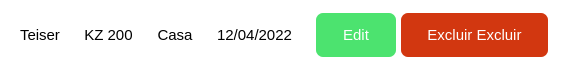
              <widget class="QFrame" name="frame_186">
               <property name="maximumSize">
                <size>
                 <width>16777215</width>
                 <height>70</height>
                </size>
               </property>
               <property name="styleSheet">
                <string notr="true">QFrame{
background-color: rgb(255, 255, 255);
border-radius:10px;}</string>
               </property>
               <property name="frameShape">
                <enum>QFrame::StyledPanel</enum>
               </property>
               <property name="frameShadow">
                <enum>QFrame::Raised</enum>
               </property>
               <layout class="QHBoxLayout" name="horizontalLayout_52">
                <item>
                 <widget class="QFrame" name="frame_187">
                  <property name="styleSheet">
                   <string notr="true"/>
                  </property>
                  <property name="frameShape">
                   <enum>QFrame::StyledPanel</enum>
                  </property>
                  <property name="frameShadow">
                   <enum>QFrame::Raised</enum>
                  </property>
                  <layout class="QHBoxLayout" name="horizontalLayout_55">
                   <item>
                    <widget class="QLabel" name="label_61">
                     <property name="font">
                      <font>
                       <pointsize>11</pointsize>
                      </font>
                     </property>
                     <property name="text">
                      <string>Teiser</string>
                     </property>
                    </widget>
                   </item>
                  </layout>
                 </widget>
                </item>
                <item>
                 <widget class="QFrame" name="frame_188">
                  <property name="styleSheet">
                   <string notr="true"/>
                  </property>
                  <property name="frameShape">
                   <enum>QFrame::StyledPanel</enum>
                  </property>
                  <property name="frameShadow">
                   <enum>QFrame::Raised</enum>
                  </property>
                  <layout class="QHBoxLayout" name="horizontalLayout_61">
                   <item>
                    <widget class="QLabel" name="label_101">
                     <property name="font">
                      <font>
                       <pointsize>11</pointsize>
                      </font>
                     </property>
                     <property name="text">
                      <string>KZ 200</string>
                     </property>
                     <property name="alignment">
                      <set>Qt::AlignCenter</set>
                     </property>
                    </widget>
                   </item>
                  </layout>
                 </widget>
                </item>
                <item>
                 <widget class="QFrame" name="frame_189">
                  <property name="styleSheet">
                   <string notr="true"/>
                  </property>
                  <property name="frameShape">
                   <enum>QFrame::StyledPanel</enum>
                  </property>
                  <property name="frameShadow">
                   <enum>QFrame::Raised</enum>
                  </property>
                  <layout class="QHBoxLayout" name="horizontalLayout_62">
                   <item>
                    <widget class="QLabel" name="label_103">
                     <property name="font">
                      <font>
                       <pointsize>11</pointsize>
                      </font>
                     </property>
                     <property name="text">
                      <string>Casa</string>
                     </property>
                     <property name="alignment">
                      <set>Qt::AlignCenter</set>
                     </property>
                    </widget>
                   </item>
                  </layout>
                 </widget>
                </item>
                <item>
                 <widget class="QFrame" name="frame_190">
                  <property name="styleSheet">
                   <string notr="true"/>
                  </property>
                  <property name="frameShape">
                   <enum>QFrame::StyledPanel</enum>
                  </property>
                  <property name="frameShadow">
                   <enum>QFrame::Raised</enum>
                  </property>
                  <layout class="QHBoxLayout" name="horizontalLayout_63">
                   <item>
                    <widget class="QLabel" name="label_111">
                     <property name="font">
                      <font>
                       <pointsize>11</pointsize>
                      </font>
                     </property>
                     <property name="text">
                      <string>12/04/2022</string>
                     </property>
                     <property name="alignment">
                      <set>Qt::AlignCenter</set>
                     </property>
                    </widget>
                   </item>
                  </layout>
                 </widget>
                </item>
                <item>
                 <widget class="QFrame" name="frame_191">
                  <property name="minimumSize">
                   <size>
                    <width>250</width>
                    <height>0</height>
                   </size>
                  </property>
                  <property name="styleSheet">
                   <string notr="true"/>
                  </property>
                  <property name="frameShape">
                   <enum>QFrame::StyledPanel</enum>
                  </property>
                  <property name="frameShadow">
                   <enum>QFrame::Raised</enum>
                  </property>
                  <layout class="QHBoxLayout" name="horizontalLayout_64">
                   <property name="spacing">
                    <number>5</number>
                   </property>
                   <property name="leftMargin">
                    <number>9</number>
                   </property>
                   <property name="topMargin">
                    <number>0</number>
                   </property>
                   <property name="rightMargin">
                    <number>9</number>
                   </property>
                   <property name="bottomMargin">
                    <number>0</number>
                   </property>
                   <item>
                    <widget class="QPushButton" name="pushButton_3">
                     <property name="minimumSize">
                      <size>
                       <width>8</width>
                       <height>44</height>
                      </size>
                     </property>
                     <property name="maximumSize">
                      <size>
                       <width>80</width>
                       <height>16777215</height>
                      </size>
                     </property>
                     <property name="font">
                      <font>
                       <pointsize>11</pointsize>
                      </font>
                     </property>
                     <property name="styleSheet">
                      <string notr="true">QPushButton{
background-color: rgb(76, 227, 111);
border-radius: 7px;
color:rgb(255, 255, 255)
}

QPushButton:hover{
background-color: rgb(70, 210, 100);
border-radius: 7px;
color:rgb(255, 255, 255);
}

QPushButton:pressed{
background-color: rgb(76, 227, 111);
border-radius: 7px;
color:rgb(255, 255, 255)
}</string>
                     </property>
                     <property name="text">
                      <string>Edit</string>
                     </property>
                    </widget>
                   </item>
                   <item>
                    <widget class="QPushButton" name="pushButton_2">
                     <property name="minimumSize">
                      <size>
                       <width>0</width>
                       <height>44</height>
                      </size>
                     </property>
                     <property name="font">
                      <font>
                       <pointsize>11</pointsize>
                      </font>
                     </property>
                     <property name="styleSheet">
                      <string notr="true">QPushButton{
background-color: rgb(210, 55, 16);
border-radius: 7px;
color:rgb(255, 255, 255)
}

QPushButton:hover{
background-color: rgb(200, 52, 15);
border-radius: 7px;
color:rgb(255, 255, 255)
}

QPushButton:pressed{
background-color: rgb(210, 55, 16);
border-radius: 7px;
color:rgb(255, 255, 255)
}</string>
                     </property>
                     <property name="text">
                      <string>Excluir Excluir</string>
                     </property>
                    </widget>
                   </item>
                  </layout>
                 </widget>
                </item>
               </layout>
              </widget>
